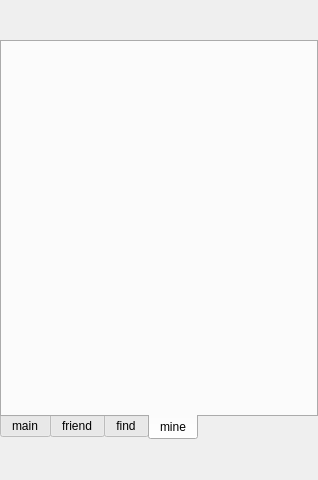
<?xml version="1.0" encoding="UTF-8"?>
<ui version="4.0">
 <class>HomePage</class>
 <widget class="QWidget" name="HomePage">
  <property name="geometry">
   <rect>
    <x>0</x>
    <y>0</y>
    <width>318</width>
    <height>480</height>
   </rect>
  </property>
  <property name="windowTitle">
   <string>Form</string>
  </property>
  <layout class="QVBoxLayout" name="verticalLayout">
   <property name="spacing">
    <number>0</number>
   </property>
   <property name="leftMargin">
    <number>0</number>
   </property>
   <property name="topMargin">
    <number>0</number>
   </property>
   <property name="rightMargin">
    <number>0</number>
   </property>
   <property name="bottomMargin">
    <number>0</number>
   </property>
   <item>
    <widget class="QWidget" name="widget" native="true">
     <layout class="QGridLayout" name="gridLayout_4">
      <property name="leftMargin">
       <number>0</number>
      </property>
      <property name="topMargin">
       <number>0</number>
      </property>
      <property name="rightMargin">
       <number>0</number>
      </property>
      <property name="bottomMargin">
       <number>0</number>
      </property>
      <item row="0" column="0">
       <layout class="QVBoxLayout" name="vLayoutMain" stretch="1,10,1">
        <property name="spacing">
         <number>0</number>
        </property>
        <item>
         <widget class="HomePageTop" name="wid_homePageTop" native="true"/>
        </item>
        <item>
         <widget class="QTabWidget" name="tabWidget">
          <property name="enabled">
           <bool>true</bool>
          </property>
          <property name="sizePolicy">
           <sizepolicy hsizetype="Expanding" vsizetype="Expanding">
            <horstretch>0</horstretch>
            <verstretch>0</verstretch>
           </sizepolicy>
          </property>
          <property name="tabPosition">
           <enum>QTabWidget::South</enum>
          </property>
          <property name="tabShape">
           <enum>QTabWidget::Rounded</enum>
          </property>
          <property name="currentIndex">
           <number>3</number>
          </property>
          <property name="usesScrollButtons">
           <bool>true</bool>
          </property>
          <property name="documentMode">
           <bool>false</bool>
          </property>
          <property name="tabBarAutoHide">
           <bool>true</bool>
          </property>
          <widget class="QWidget" name="tab_main">
           <attribute name="title">
            <string>main</string>
           </attribute>
           <layout class="QVBoxLayout" name="verticalLayout_3">
            <property name="spacing">
             <number>0</number>
            </property>
            <property name="leftMargin">
             <number>0</number>
            </property>
            <property name="topMargin">
             <number>0</number>
            </property>
            <property name="rightMargin">
             <number>0</number>
            </property>
            <property name="bottomMargin">
             <number>0</number>
            </property>
           </layout>
          </widget>
          <widget class="QWidget" name="tab_friend">
           <attribute name="title">
            <string>friend</string>
           </attribute>
           <layout class="QVBoxLayout" name="verticalLayout_4">
            <property name="spacing">
             <number>0</number>
            </property>
            <property name="leftMargin">
             <number>0</number>
            </property>
            <property name="topMargin">
             <number>0</number>
            </property>
            <property name="rightMargin">
             <number>0</number>
            </property>
            <property name="bottomMargin">
             <number>0</number>
            </property>
           </layout>
          </widget>
          <widget class="QWidget" name="tab_find">
           <attribute name="title">
            <string>find</string>
           </attribute>
           <layout class="QVBoxLayout" name="verticalLayout_5">
            <property name="spacing">
             <number>0</number>
            </property>
            <property name="leftMargin">
             <number>0</number>
            </property>
            <property name="topMargin">
             <number>0</number>
            </property>
            <property name="rightMargin">
             <number>0</number>
            </property>
            <property name="bottomMargin">
             <number>0</number>
            </property>
            <item>
             <widget class="QWidget" name="wid_find" native="true">
              <layout class="QGridLayout" name="gridLayout_3">
               <property name="leftMargin">
                <number>0</number>
               </property>
               <property name="topMargin">
                <number>0</number>
               </property>
               <property name="rightMargin">
                <number>0</number>
               </property>
               <property name="bottomMargin">
                <number>0</number>
               </property>
               <property name="spacing">
                <number>0</number>
               </property>
               <item row="0" column="0">
                <widget class="QLabel" name="label">
                 <property name="text">
                  <string>还没有好友动态</string>
                 </property>
                </widget>
               </item>
              </layout>
             </widget>
            </item>
           </layout>
          </widget>
          <widget class="QWidget" name="tab_mine">
           <attribute name="title">
            <string>mine</string>
           </attribute>
           <layout class="QVBoxLayout" name="verticalLayout_6">
            <property name="spacing">
             <number>0</number>
            </property>
            <property name="leftMargin">
             <number>0</number>
            </property>
            <property name="topMargin">
             <number>0</number>
            </property>
            <property name="rightMargin">
             <number>0</number>
            </property>
            <property name="bottomMargin">
             <number>0</number>
            </property>
            <item>
             <widget class="QWidget" name="wid_mine" native="true">
              <layout class="QVBoxLayout" name="verticalLayout_2" stretch="10">
               <property name="spacing">
                <number>0</number>
               </property>
               <property name="leftMargin">
                <number>0</number>
               </property>
               <property name="topMargin">
                <number>0</number>
               </property>
               <property name="rightMargin">
                <number>0</number>
               </property>
               <property name="bottomMargin">
                <number>0</number>
               </property>
               <item>
                <widget class="QWidget" name="wid_mine_2" native="true"/>
               </item>
              </layout>
             </widget>
            </item>
           </layout>
          </widget>
         </widget>
        </item>
        <item>
         <widget class="HomePageMenu" name="wid_homePage" native="true"/>
        </item>
       </layout>
      </item>
     </layout>
    </widget>
   </item>
  </layout>
 </widget>
 <customwidgets>
  <customwidget>
   <class>HomePageTop</class>
   <extends>QWidget</extends>
   <header location="global">customUI/homepagetop.h</header>
   <container>1</container>
  </customwidget>
  <customwidget>
   <class>HomePageMenu</class>
   <extends>QWidget</extends>
   <header location="global">customUI/homepagemenu.h</header>
   <container>1</container>
  </customwidget>
 </customwidgets>
 <resources/>
 <connections/>
</ui>
